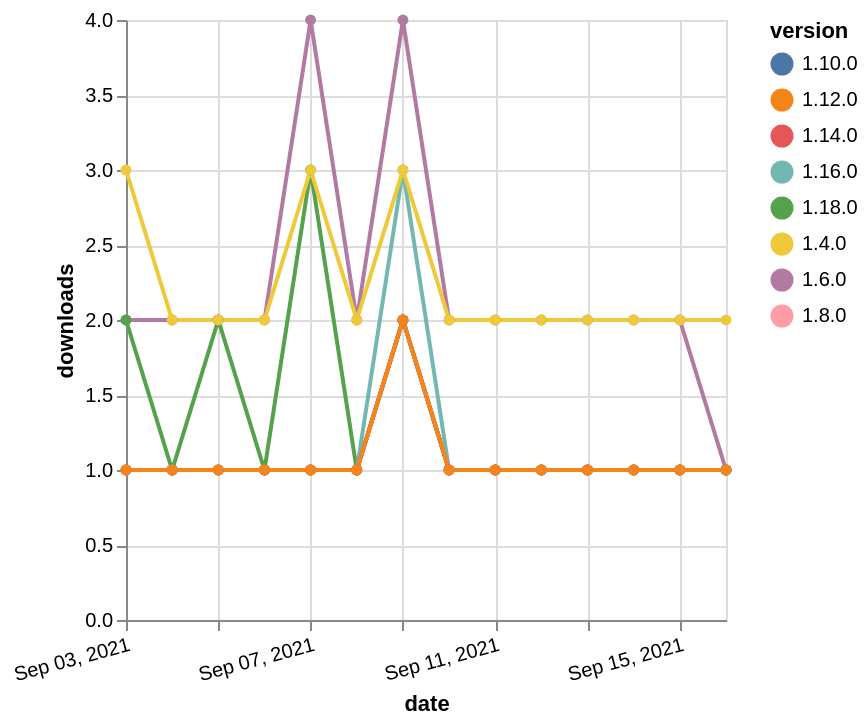

Vega-Lite specification for this chart:
### Vega-Lite specification from a JSON file in a GitHub repository (floating-point values rounded to 4 significant figures)
{"$schema": "https://vega.github.io/schema/vega-lite/v5.json", "description": "A simple bar chart with embedded data.", "data": {"values": [{"date": "2021-09-03", "total": 2573, "delta": 2, "version": "1.6.0"}, {"date": "2021-09-04", "total": 2575, "delta": 2, "version": "1.6.0"}, {"date": "2021-09-05", "total": 2577, "delta": 2, "version": "1.6.0"}, {"date": "2021-09-06", "total": 2579, "delta": 2, "version": "1.6.0"}, {"date": "2021-09-07", "total": 2583, "delta": 4, "version": "1.6.0"}, {"date": "2021-09-08", "total": 2585, "delta": 2, "version": "1.6.0"}, {"date": "2021-09-09", "total": 2589, "delta": 4, "version": "1.6.0"}, {"date": "2021-09-10", "total": 2591, "delta": 2, "version": "1.6.0"}, {"date": "2021-09-11", "total": 2593, "delta": 2, "version": "1.6.0"}, {"date": "2021-09-12", "total": 2595, "delta": 2, "version": "1.6.0"}, {"date": "2021-09-13", "total": 2597, "delta": 2, "version": "1.6.0"}, {"date": "2021-09-14", "total": 2599, "delta": 2, "version": "1.6.0"}, {"date": "2021-09-15", "total": 2601, "delta": 2, "version": "1.6.0"}, {"date": "2021-09-16", "total": 2602, "delta": 1, "version": "1.6.0"}, {"date": "2021-09-03", "total": 129, "delta": 2, "version": "1.18.0"}, {"date": "2021-09-04", "total": 130, "delta": 1, "version": "1.18.0"}, {"date": "2021-09-05", "total": 132, "delta": 2, "version": "1.18.0"}, {"date": "2021-09-06", "total": 133, "delta": 1, "version": "1.18.0"}, {"date": "2021-09-07", "total": 136, "delta": 3, "version": "1.18.0"}, {"date": "2021-09-08", "total": 137, "delta": 1, "version": "1.18.0"}, {"date": "2021-09-09", "total": 139, "delta": 2, "version": "1.18.0"}, {"date": "2021-09-10", "total": 140, "delta": 1, "version": "1.18.0"}, {"date": "2021-09-11", "total": 141, "delta": 1, "version": "1.18.0"}, {"date": "2021-09-12", "total": 142, "delta": 1, "version": "1.18.0"}, {"date": "2021-09-13", "total": 143, "delta": 1, "version": "1.18.0"}, {"date": "2021-09-14", "total": 144, "delta": 1, "version": "1.18.0"}, {"date": "2021-09-15", "total": 145, "delta": 1, "version": "1.18.0"}, {"date": "2021-09-16", "total": 146, "delta": 1, "version": "1.18.0"}, {"date": "2021-09-03", "total": 263, "delta": 1, "version": "1.8.0"}, {"date": "2021-09-04", "total": 264, "delta": 1, "version": "1.8.0"}, {"date": "2021-09-05", "total": 265, "delta": 1, "version": "1.8.0"}, {"date": "2021-09-06", "total": 266, "delta": 1, "version": "1.8.0"}, {"date": "2021-09-07", "total": 267, "delta": 1, "version": "1.8.0"}, {"date": "2021-09-08", "total": 268, "delta": 1, "version": "1.8.0"}, {"date": "2021-09-09", "total": 270, "delta": 2, "version": "1.8.0"}, {"date": "2021-09-10", "total": 271, "delta": 1, "version": "1.8.0"}, {"date": "2021-09-11", "total": 272, "delta": 1, "version": "1.8.0"}, {"date": "2021-09-12", "total": 273, "delta": 1, "version": "1.8.0"}, {"date": "2021-09-13", "total": 274, "delta": 1, "version": "1.8.0"}, {"date": "2021-09-14", "total": 275, "delta": 1, "version": "1.8.0"}, {"date": "2021-09-15", "total": 276, "delta": 1, "version": "1.8.0"}, {"date": "2021-09-16", "total": 277, "delta": 1, "version": "1.8.0"}, {"date": "2021-09-03", "total": 205, "delta": 1, "version": "1.10.0"}, {"date": "2021-09-04", "total": 206, "delta": 1, "version": "1.10.0"}, {"date": "2021-09-05", "total": 207, "delta": 1, "version": "1.10.0"}, {"date": "2021-09-06", "total": 208, "delta": 1, "version": "1.10.0"}, {"date": "2021-09-07", "total": 209, "delta": 1, "version": "1.10.0"}, {"date": "2021-09-08", "total": 210, "delta": 1, "version": "1.10.0"}, {"date": "2021-09-09", "total": 212, "delta": 2, "version": "1.10.0"}, {"date": "2021-09-10", "total": 213, "delta": 1, "version": "1.10.0"}, {"date": "2021-09-11", "total": 214, "delta": 1, "version": "1.10.0"}, {"date": "2021-09-12", "total": 215, "delta": 1, "version": "1.10.0"}, {"date": "2021-09-13", "total": 216, "delta": 1, "version": "1.10.0"}, {"date": "2021-09-14", "total": 217, "delta": 1, "version": "1.10.0"}, {"date": "2021-09-15", "total": 218, "delta": 1, "version": "1.10.0"}, {"date": "2021-09-16", "total": 219, "delta": 1, "version": "1.10.0"}, {"date": "2021-09-03", "total": 193, "delta": 1, "version": "1.16.0"}, {"date": "2021-09-04", "total": 194, "delta": 1, "version": "1.16.0"}, {"date": "2021-09-05", "total": 195, "delta": 1, "version": "1.16.0"}, {"date": "2021-09-06", "total": 196, "delta": 1, "version": "1.16.0"}, {"date": "2021-09-07", "total": 197, "delta": 1, "version": "1.16.0"}, {"date": "2021-09-08", "total": 198, "delta": 1, "version": "1.16.0"}, {"date": "2021-09-09", "total": 201, "delta": 3, "version": "1.16.0"}, {"date": "2021-09-10", "total": 202, "delta": 1, "version": "1.16.0"}, {"date": "2021-09-11", "total": 203, "delta": 1, "version": "1.16.0"}, {"date": "2021-09-12", "total": 204, "delta": 1, "version": "1.16.0"}, {"date": "2021-09-13", "total": 205, "delta": 1, "version": "1.16.0"}, {"date": "2021-09-14", "total": 206, "delta": 1, "version": "1.16.0"}, {"date": "2021-09-15", "total": 207, "delta": 1, "version": "1.16.0"}, {"date": "2021-09-16", "total": 208, "delta": 1, "version": "1.16.0"}, {"date": "2021-09-03", "total": 167, "delta": 1, "version": "1.14.0"}, {"date": "2021-09-04", "total": 168, "delta": 1, "version": "1.14.0"}, {"date": "2021-09-05", "total": 169, "delta": 1, "version": "1.14.0"}, {"date": "2021-09-06", "total": 170, "delta": 1, "version": "1.14.0"}, {"date": "2021-09-07", "total": 171, "delta": 1, "version": "1.14.0"}, {"date": "2021-09-08", "total": 172, "delta": 1, "version": "1.14.0"}, {"date": "2021-09-09", "total": 174, "delta": 2, "version": "1.14.0"}, {"date": "2021-09-10", "total": 175, "delta": 1, "version": "1.14.0"}, {"date": "2021-09-11", "total": 176, "delta": 1, "version": "1.14.0"}, {"date": "2021-09-12", "total": 177, "delta": 1, "version": "1.14.0"}, {"date": "2021-09-13", "total": 178, "delta": 1, "version": "1.14.0"}, {"date": "2021-09-14", "total": 179, "delta": 1, "version": "1.14.0"}, {"date": "2021-09-15", "total": 180, "delta": 1, "version": "1.14.0"}, {"date": "2021-09-16", "total": 181, "delta": 1, "version": "1.14.0"}, {"date": "2021-09-03", "total": 201, "delta": 1, "version": "1.12.0"}, {"date": "2021-09-04", "total": 202, "delta": 1, "version": "1.12.0"}, {"date": "2021-09-05", "total": 203, "delta": 1, "version": "1.12.0"}, {"date": "2021-09-06", "total": 204, "delta": 1, "version": "1.12.0"}, {"date": "2021-09-07", "total": 205, "delta": 1, "version": "1.12.0"}, {"date": "2021-09-08", "total": 206, "delta": 1, "version": "1.12.0"}, {"date": "2021-09-09", "total": 208, "delta": 2, "version": "1.12.0"}, {"date": "2021-09-10", "total": 209, "delta": 1, "version": "1.12.0"}, {"date": "2021-09-11", "total": 210, "delta": 1, "version": "1.12.0"}, {"date": "2021-09-12", "total": 211, "delta": 1, "version": "1.12.0"}, {"date": "2021-09-13", "total": 212, "delta": 1, "version": "1.12.0"}, {"date": "2021-09-14", "total": 213, "delta": 1, "version": "1.12.0"}, {"date": "2021-09-15", "total": 214, "delta": 1, "version": "1.12.0"}, {"date": "2021-09-16", "total": 215, "delta": 1, "version": "1.12.0"}, {"date": "2021-09-03", "total": 2595, "delta": 3, "version": "1.4.0"}, {"date": "2021-09-04", "total": 2597, "delta": 2, "version": "1.4.0"}, {"date": "2021-09-05", "total": 2599, "delta": 2, "version": "1.4.0"}, {"date": "2021-09-06", "total": 2601, "delta": 2, "version": "1.4.0"}, {"date": "2021-09-07", "total": 2604, "delta": 3, "version": "1.4.0"}, {"date": "2021-09-08", "total": 2606, "delta": 2, "version": "1.4.0"}, {"date": "2021-09-09", "total": 2609, "delta": 3, "version": "1.4.0"}, {"date": "2021-09-10", "total": 2611, "delta": 2, "version": "1.4.0"}, {"date": "2021-09-11", "total": 2613, "delta": 2, "version": "1.4.0"}, {"date": "2021-09-12", "total": 2615, "delta": 2, "version": "1.4.0"}, {"date": "2021-09-13", "total": 2617, "delta": 2, "version": "1.4.0"}, {"date": "2021-09-14", "total": 2619, "delta": 2, "version": "1.4.0"}, {"date": "2021-09-15", "total": 2621, "delta": 2, "version": "1.4.0"}, {"date": "2021-09-16", "total": 2623, "delta": 2, "version": "1.4.0"}]}, "width": "container", "mark": {"type": "line", "point": {"filled": true}}, "encoding": {"x": {"field": "date", "type": "temporal", "timeUnit": "yearmonthdate", "title": "date", "axis": {"labelAngle": -15}}, "y": {"field": "delta", "type": "quantitative", "title": "downloads"}, "color": {"field": "version", "type": "nominal"}, "tooltip": {"field": "delta"}}}
